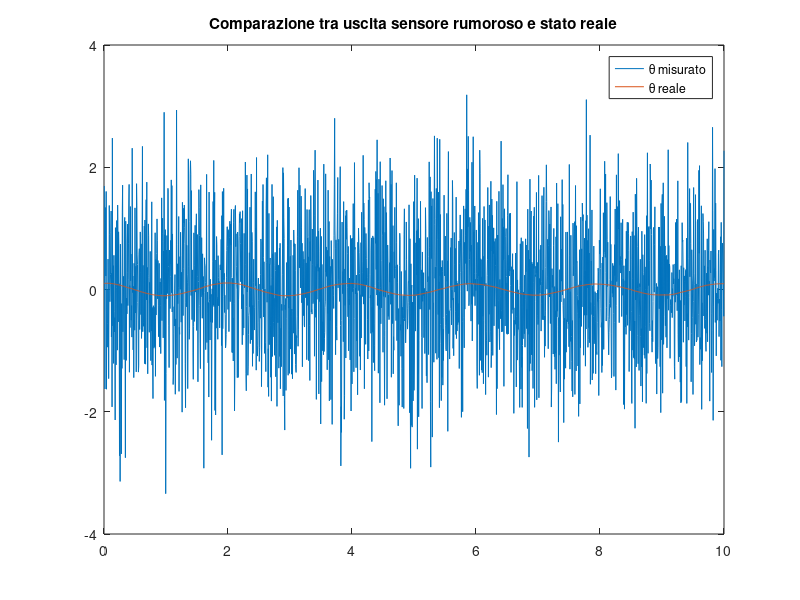
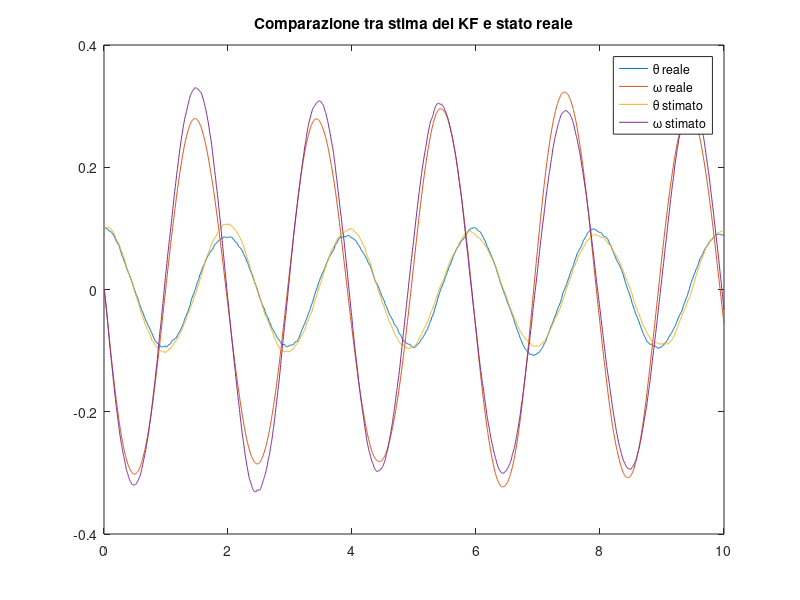

Recreate these plots in MATLAB, in order.
clc
clear all 

g=10; 
d=1;
m=0.5;

%Matrici di sistema
A=[0 1; -g/d 0];
B=[0; 1/d^2*m];
C=[1 0]; %misuriamo solo l'angolo theta del pendolo

%Raggiungibilità e Osservabilità
R=ctrb(A,B);
r_R=rank(R); %RAGG
O=obsv(A,C);
r_O=rank(O); %OSS

Vd=0.1*eye(2); %matrice cov disturbo processo
Vn=0.1; %matrice cov rumore misurazione

Bd=[B Vd zeros(2,1)];
Dd=[0 0 0 1];

%Costruzione sistema con disturbo e rumore
sysD=ss(A,Bd,C,Dd)

%Costruzione sistema con disturbo senza rumore e 
%misura di tutte le variabili di stato(E per easy)
%Serve per confrontarlo con il KF
sysE=ss(A,Bd,eye(size(A,1)),zeros(size(A,1),size(Bd,2)))

%Costruzione del filtro di Kalman
[Kf,P,E]=lqe(A,Vd,C,Vd,Vn); %guadagno del filtro
sysKF=ss(A-Kf*C,[B Kf],eye(2),0*[B Kf])

%Simulazioni
dt=0.005; %dt più piccolo maggiore precisione
t=dt:dt:10;

u=zeros(1,size(t,2));
d=randn(2,size(t,2));
n=randn(1,size(t,2));

U=[u;d;n];

%Simulazione sistema ed osservazione uscita sensore rumoroso
[yD, t]=lsim(sysD,U,t,[0.1;0]);
figure(1)
plot(t,yD)
hold on

%Simulazione sistema con osservazione degli stati
[yE, t]=lsim(sysE,U,t,[0.1;0]);
plot(t,yE(:,1))
hold off
title('Comparazione tra uscita sensore rumoroso e stato reale')
legend('\theta misurato','\theta reale')

%Simulazione sistema KF
[yKF,t]=lsim(sysKF,[u; yD'],t,[0.1;0]);
figure(2)
plot(t,yKF)
hold on
plot(t,yE)
hold off
title('Comparazione tra stima del KF e stato reale')
legend('\theta reale','\omega reale','\theta stimato','\omega stimato')


% discretizzo il sistema con rumore sysD
discretizzato=c2d(sysD, 0.001, 'zoh');